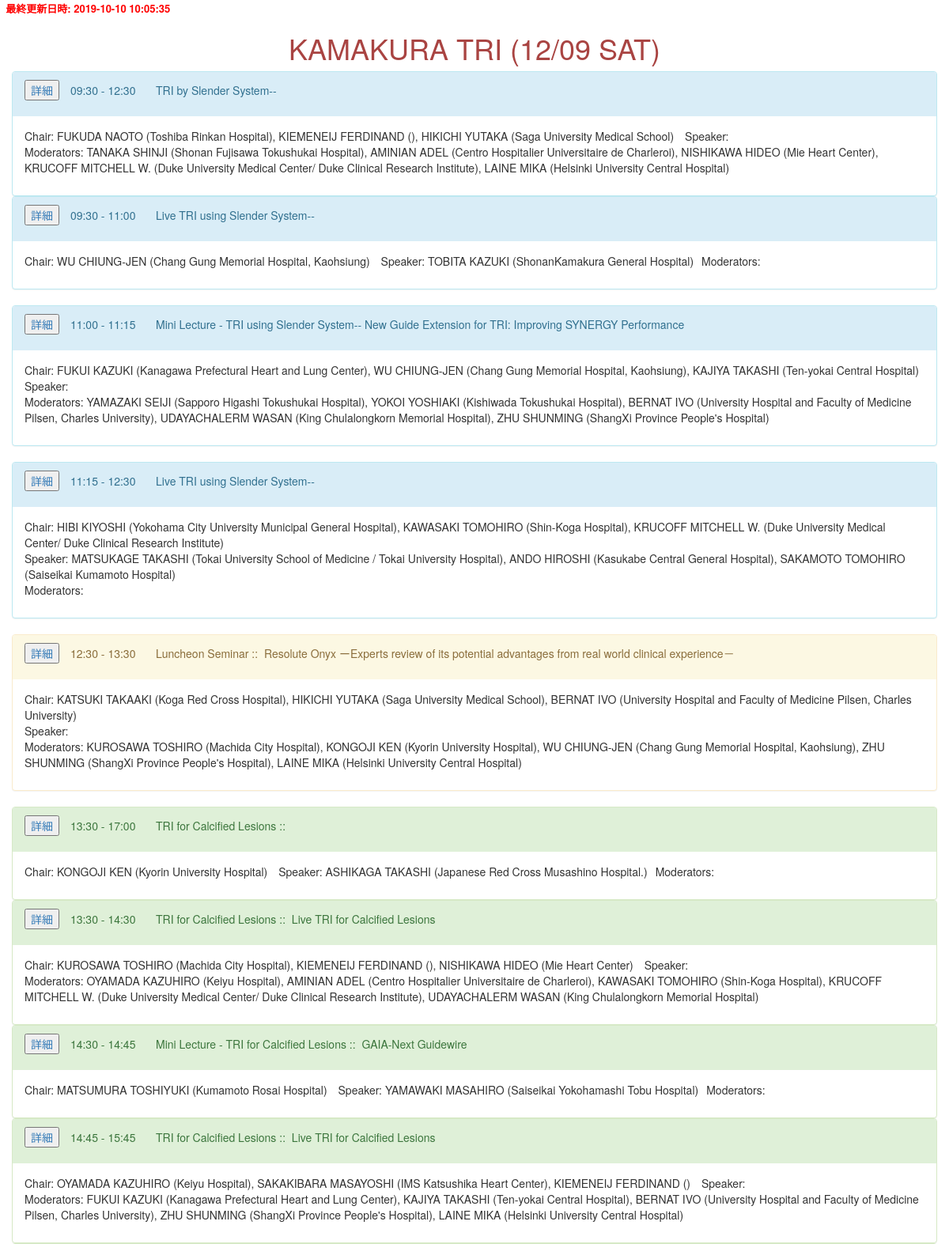
Page /25th/db_read/tri_session_all_read1.php (upper part) on the committed database.
### tables this page shows
CREATE TABLE IF NOT EXISTS `session_tbls` (
  `id` int(11) NOT NULL auto_increment,
  `sessionNo` tinyint(2) NOT NULL default '0',
  `begin` time NOT NULL default '00:00:00',
  `duration` int(5) NOT NULL default '0',
  `sessionTitle` varchar(300) NOT NULL default '',
  `cosponsor` varchar(200) NOT NULL default '',
  `lectureTitle` varchar(300) NOT NULL default '',
  `venue` varchar(50) NOT NULL default '',
  `description` text NOT NULL,
  `changed` datetime NOT NULL default '0000-00-00 00:00:00',
  `class` varchar(10) default NULL,
  `year` int(4) default '0',
  `day` date NOT NULL default '2017-12-09',
  PRIMARY KEY  (`id`)
);

### utilities/lib.php (called while the page is built, shortened)
<?php
	function _Q($argv) {
		return htmlentities($argv, ENT_QUOTES, 'UTF-8');
	}
	function makeCommonSessionListTRI($pdo, $sessionNo, $role_kind, $class, $this_year) {
		$sql = "SELECT * FROM `doctor_tbls` INNER JOIN `role_tbls` ON `doctor_tbls`.`id` = `role_tbls`.`dr_tbl_id` ";
		$sql .= "WHERE `role_tbls`.`sessionNo` = :sessionNo AND `role_tbls`.`role_kind` = :role_kind AND ";
		$sql .= "`role_tbls`.`class` = :class AND `role_tbls`.`year` = :year;";
		$stmt = $pdo->prepare($sql);
		$stmt->bindValue(":sessionNo", $sessionNo, PDO::PARAM_INT);
		$stmt->bindValue(":role_kind", $role_kind, PDO::PARAM_INT);
		$stmt->bindValue(":class", $class, PDO::PARAM_STR);
		$stmt->bindValue(":year", $this_year, PDO::PARAM_STR);
		$stmt->execute();
		$rolers = $stmt->fetchAll(PDO::FETCH_ASSOC);
		$roler_list = '';
		foreach ($rolers as $roler) {
			$roler_list .= $roler['english_sirname'].' '.$roler['english_firstname'];
			$roler_list .= ' ('.$roler['hp_name_english'].'), ';
		}
		$roler_list = rtrim($roler_list, ', ');
		return $roler_list;
	}
?>

### utilities/config.php (called while the page is built, shortened)
<?php
$this_year = '2018';
?>

### 25th/db_read/tri_session_all_read1.php (the view, shortened to what this page needs)
<?php
require_once( '../../utilities/config.php' );
require_once( '../../utilities/lib.php' );
try {
	$pdo = new PDO( "mysql:host=$db_host;dbname=$db_name_sessions;charset=utf8", $db_user, $db_password );
} catch ( PDOException $e ) {
	die( $e->getMessage() );
}
$stmt = $pdo->prepare( "SELECT * FROM `session_tbls`WHERE `class` = 'tri' AND `year` = '2017' ORDER BY `sessionNo` ASC;" );
$flag = $stmt->execute();
$rows = $stmt->fetchAll( PDO::FETCH_ASSOC );
$stmt = $pdo->prepare( "SELECT MAX(`changed`) FROM `session_tbls`;" );
$stmt->execute();
$row_come = $stmt->fetch( PDO::FETCH_ASSOC );
$stmt = $pdo->prepare( "SELECT MAX(`created`) FROM `role_tbls`" );
$stmt->execute();
$row_role = $stmt->fetch( PDO::FETCH_ASSOC );
$latest = $latest = max( $row_come[ 'MAX(`changed`)' ], $row_role[ 'MAX(`created`)' ] );
$class = 'tri';
?>
<!DOCTYPE html>
<html lang="ja">
<head>
	<link rel="stylesheet" type="text/css" href="../../bootstrap/css/bootstrap.css">
</head>
<body>
	<span style="color:red; font-weight:bold; font-size:small;">&nbsp;&nbsp;最終更新日時:
<?= $latest ?>
</span>
	<div class="container" id="day1">
		<h1 class="text-center text-danger">KAMAKURA TRI (12/09 SAT)</h1>
		<div class="row">
			<?php $sessionNo = 1; ?>
			<div class="panel-group border-thick">
				<?php
				if ( mb_strpos( $rows[ $sessionNo ][ 'sessionTitle' ], "裏ライブ", 0, "UTF-8" ) !== false ) {
					echo '<div class="panel panel-primary">';
				} else {
					echo '<div class="panel panel-info">';
				}
				?>
				<div class="panel-heading">
					<ul class="list-inline">
						<li>
							<a data-toggle="collapse" href="#<?= 'collapse'.$sessionNo ?>"><button type="submit" class="button-detail" >詳細</button></a>
						</li>
						<li class="bold18">
							<?= _Q(mb_substr($rows[$sessionNo]['begin'], 0, 5)); ?>
							-
							<?= date("H:i" , strtotime($rows[$sessionNo]['begin']) + $rows[$sessionNo]['duration']*60); ?>
						</li>
						<li class="bold18">
							<?= _Q($rows[$sessionNo]['sessionTitle']); ?>--
						</li>
					</ul>
				</div>
				<div class="panel-body">
					<ul class="list-inline">
						<li>Chair:
							<?= _Q(makeCommonSessionListTRI($pdo, $sessionNo, 1, $class, $this_year)); ?>
						</li>
						<li>Speaker:
							<li>Moderators:
								<?= _Q(makeCommonSessionListTRI($pdo, $sessionNo, 2, $class, $this_year)); ?>
							</li>
					</ul>
				</div>
			</div>
			<?php
			for ( $sessionNo = 2; $sessionNo < 5; $sessionNo++ ) {
				?>
			<div class="panel-group border-thick">
				<?php
				if ( mb_strpos( $rows[ $sessionNo ][ 'sessionTitle' ], "裏ライブ", 0, "UTF-8" ) !== false ) {
					echo '<div class="panel panel-primary">';
				} else {
					echo '<div class="panel panel-info">';
				}
				?>
				<div class="panel-heading">
					<ul class="list-inline">
						<li>
							<a data-toggle="collapse" href="#<?= 'collapse'.$sessionNo ?>"><button type="submit" class="button-detail" >詳細</button></a>
						</li>
						<li class="bold18">
							<?= _Q(mb_substr($rows[$sessionNo]['begin'], 0, 5)); ?>
							-
							<?= date("H:i" , strtotime($rows[$sessionNo]['begin']) + $rows[$sessionNo]['duration']*60); ?>
						</li>
						<li class="bold18">
							<?= _Q($rows[$sessionNo]['sessionTitle']); ?>--
							<?= _Q($rows[$sessionNo]['lectureTitle']); ?>
						</li>
					</ul>
				</div>
				<div class="panel-body">
					<ul class="list-inline">
						<li>Chair:
							<?= _Q(makeCommonSessionListTRI($pdo, $sessionNo, 1, $class, $this_year)); ?>
						</li>
						<li>Speaker:
							<?= _Q(makeCommonSessionListTRI($pdo, $sessionNo, 3, $class, $this_year)); ?>
							<li>Moderators:
								<?= _Q(makeCommonSessionListTRI($pdo, $sessionNo, 2, $class, $this_year)); ?>
							</li>
					</ul>
				</div>
			</div>
		</div>
		<?php
		}
		?>
		<?php $sessionNo = 5; ?>
		<div class="panel-group border-luncheon">
			<div class="panel panel-warning">
				<div class="panel-heading">
					<ul class="list-inline">
						<li>
							<a data-toggle="collapse" href="#<?= 'collapse'.$sessionNo ?>"><button type="submit" class="button-detail" >詳細</button></a>
						</li>
						<li class="bold18">
							<?= _Q(mb_substr($rows[$sessionNo]['begin'], 0, 5)); ?>
							-
							<?= date("H:i" , strtotime($rows[$sessionNo]['begin']) + $rows[$sessionNo]['duration']*60); ?>
						</li>
						<li class="bold18">
							<?=_Q($rows[$sessionNo]['sessionTitle']); ?>::&nbsp;
							<?= _Q($rows[$sessionNo]['lectureTitle']); ?>
						</li>
					</ul>
				</div>
				<div class="panel-body">
					<ul class="list-inline">
						<li>Chair:
							<?= _Q(makeCommonSessionListTRI($pdo, $sessionNo, 1, $class, $this_year)); ?>
						</li>
						<li>Speaker:
							<li>Moderators:
								<?= _Q(makeCommonSessionListTRI($pdo, $sessionNo, 2, $class, $this_year)); ?>
							</li>
					</ul>
				</div>
			</div>
		</div>
		<?php
		for ( $sessionNo = 6; $sessionNo < 12; $sessionNo++ ) {
			?>
		<div class="panel-group border-thick">
			<?php
			if ( mb_strpos( $rows[ $sessionNo ][ 'sessionTitle' ], "裏ライブ", 0, "UTF-8" ) !== false ) {
				echo '<div class="panel panel-primary">';
			} else {
				echo '<div class="panel panel-success">';
			}
			?>
			<div class="panel-heading">
				<ul class="list-inline">
					<li>
						<a data-toggle="collapse" href="#<?= 'collapse'.$sessionNo ?>"><button type="submit" class="button-detail" >詳細</button></a>
					</li>
					<li class="bold18">
						<?= _Q(mb_substr($rows[$sessionNo]['begin'], 0, 5)); ?>
						-
						<?= date("H:i" , strtotime($rows[$sessionNo]['begin']) + $rows[$sessionNo]['duration']*60); ?>
					</li>
					<li class="bold18">
						<?= _Q($rows[$sessionNo]['sessionTitle']); ?>&nbsp;::&nbsp;
						<?= _Q($rows[$sessionNo]['lectureTitle']); ?>
					</li>
				</ul>
			</div>
			<div class="panel-body">
				<ul class="list-inline">
					<li>Chair:
						<?= _Q(makeCommonSessionListTRI($pdo, $sessionNo, 1, $class, $this_year)); ?>
					</li>
					<li>Speaker:
						<?= _Q(makeCommonSessionListTRI($pdo, $sessionNo, 3, $class, $this_year)); ?>
						<li>Moderators:
							<?= _Q(makeCommonSessionListTRI($pdo, $sessionNo, 2, $class, $this_year)); ?>
						</li>
				</ul>
			</div>
		</div>
		<?php
		}
		?>
	</div>
</body>
</html>

### rows in the picture
session_tbls: begin "09:30", date("H:i" , strtotime($rows[$sessionNo]['begin']) + $rows[$sessionNo]['duration']*60) "12:30", sessionTitle "TRI by Slender System"
session_tbls: begin "09:30", date("H:i" , strtotime($rows[$sessionNo]['begin']) + $rows[$sessionNo]['duration']*60) "11:00", sessionTitle "Live TRI using Slender System", this_year "WU CHIUNG-JEN (Chang Gung Memorial Hospital, Kaohsiung)", this_year "TOBITA KAZUKI (ShonanKamakura General Hospital)"
session_tbls: begin "11:00", date("H:i" , strtotime($rows[$sessionNo]['begin']) + $rows[$sessionNo]['duration']*60) "11:15", sessionTitle "Mini Lecture - TRI using Slender System", lectureTitle "New Guide Extension for TRI: Improving SYNERGY Performance", this_year "FUKUI KAZUKI (Kanagawa Prefectural Heart and Lung Center), WU CHIUNG-JEN (Chang Gung Memorial Hospital, Kaohsiung), KAJIYA TAKASHI (Ten-yokai Central Hospital)", this_year "YAMAZAKI SEIJI (Sapporo Higashi Tokushukai Hospital), YOKOI YOSHIAKI (Kishiwada Tokushukai Hospital), BERNAT IVO (University Hospital and Faculty of Medicine Pilsen, Charles University), UDAYACHALERM WASAN (King Chulalongkorn Memorial Hospital), ZHU SHUNMING (ShangXi Province People's Hospital)"
session_tbls: begin "11:15", date("H:i" , strtotime($rows[$sessionNo]['begin']) + $rows[$sessionNo]['duration']*60) "12:30", sessionTitle "Live TRI using Slender System", this_year "HIBI KIYOSHI (Yokohama City University Municipal General Hospital), KAWASAKI TOMOHIRO (Shin-Koga Hospital), KRUCOFF MITCHELL W. (Duke University Medical Center/ Duke Clinical Research Institute)", this_year "MATSUKAGE TAKASHI (Tokai University School of Medicine / Tokai University Hospital), ANDO HIROSHI (Kasukabe Central General Hospital), SAKAMOTO TOMOHIRO (Saiseikai Kumamoto Hospital)"
session_tbls: begin "12:30", date("H:i" , strtotime($rows[$sessionNo]['begin']) + $rows[$sessionNo]['duration']*60) "13:30", sessionTitle "Luncheon Seminar", lectureTitle "Resolute Onyx ーExperts review of its potential advantages from real world clinical experience－"
session_tbls: begin "13:30", date("H:i" , strtotime($rows[$sessionNo]['begin']) + $rows[$sessionNo]['duration']*60) "17:00", sessionTitle "TRI for Calcified Lesions", this_year "KONGOJI KEN (Kyorin University Hospital)", this_year "ASHIKAGA TAKASHI (Japanese Red Cross Musashino Hospital.)"
session_tbls: begin "13:30", date("H:i" , strtotime($rows[$sessionNo]['begin']) + $rows[$sessionNo]['duration']*60) "14:30", sessionTitle "TRI for Calcified Lesions", lectureTitle "Live TRI for Calcified Lesions", this_year "KUROSAWA TOSHIRO (Machida City Hospital), KIEMENEIJ FERDINAND (), NISHIKAWA HIDEO (Mie Heart Center)", this_year "OYAMADA KAZUHIRO (Keiyu Hospital), AMINIAN ADEL (Centro Hospitalier Universitaire de Charleroi), KAWASAKI TOMOHIRO (Shin-Koga Hospital), KRUCOFF MITCHELL W. (Duke University Medical Center/ Duke Clinical Research Institute), UDAYACHALERM WASAN (King Chulalongkorn Memorial Hospital)"
session_tbls: begin "14:30", date("H:i" , strtotime($rows[$sessionNo]['begin']) + $rows[$sessionNo]['duration']*60) "14:45", sessionTitle "Mini Lecture - TRI for Calcified Lesions", lectureTitle "GAIA-Next Guidewire", this_year "MATSUMURA TOSHIYUKI (Kumamoto Rosai Hospital)", this_year "YAMAWAKI MASAHIRO (Saiseikai Yokohamashi Tobu Hospital)"
session_tbls: begin "14:45", date("H:i" , strtotime($rows[$sessionNo]['begin']) + $rows[$sessionNo]['duration']*60) "15:45", sessionTitle "TRI for Calcified Lesions", lectureTitle "Live TRI for Calcified Lesions", this_year "OYAMADA KAZUHIRO (Keiyu Hospital), SAKAKIBARA MASAYOSHI (IMS Katsushika Heart Center), KIEMENEIJ FERDINAND ()", this_year "FUKUI KAZUKI (Kanagawa Prefectural Heart and Lung Center), KAJIYA TAKASHI (Ten-yokai Central Hospital), BERNAT IVO (University Hospital and Faculty of Medicine Pilsen, Charles University), ZHU SHUNMING (ShangXi Province People's Hospital), LAINE MIKA (Helsinki University Central Hospital)"

### other values in the picture
$latest "2019-10-10 10:05:35"
_Q(makeCommonSessionListTRI($pdo, $sessionNo, 1, $class, $this_year)) "FUKUDA NAOTO (Toshiba Rinkan Hospital), KIEMENEIJ FERDINAND (), HIKICHI YUTAKA (Saga University Medical School)"
_Q(makeCommonSessionListTRI($pdo, $sessionNo, 1, $class, $this_year)) "KATSUKI TAKAAKI (Koga Red Cross Hospital), HIKICHI YUTAKA (Saga University Medical School), BERNAT IVO (University Hospital and Faculty of Medicine Pilsen, Charles University)"
